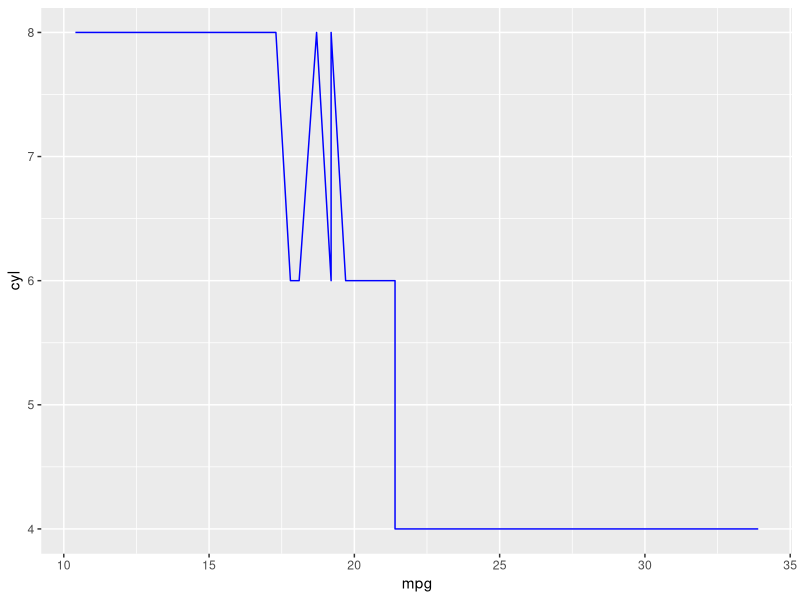

R code for this plot:
## ---- chunk 1
library(tidyverse)
## ---- chunk 2
mtcars %>% 
  ggplot (aes (mpg,cyl))+
  geom_line(color="blue")
  
